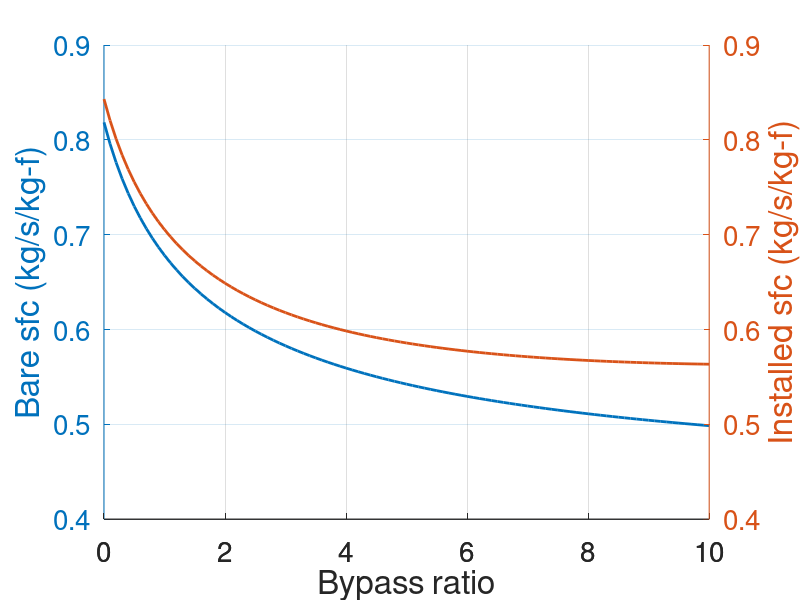

This figure's MATLAB source:
# ==============================================================================
# COMPARE SFC FOR BARE VS INSTALLED ENGINE
# ------------------------------------------------------------------------------
# Nicholas Cumpsty, Jet propulsion (2005), Cambridge University Press.
# Page 75, Exercise 7.2(a).
# ------------------------------------------------------------------------------
# Author: Srinivas Kirthy K.
# Date: 06/03/2026
# ==============================================================================

clear all
close all
clc

engineData    = importdata('enginePropValues_vs_bypassRatio.dat');

engineBypRatio        = engineData(:,64);
engineSfcBare         = engineData(:,73);

engineSfcInstalled    = (1.04+0.01*(engineBypRatio-1)).*engineSfcBare;

figure(1)
grid on
hold on
[hax, h1, h2] = plotyy(engineBypRatio,engineSfcBare,engineBypRatio,engineSfcInstalled)
set(hax,'Fontsize',20)
set([h1],'Linewidth',2)
set([h2],'Linewidth',2)
ylim(hax(1),[0.4 0.9])
ylim(hax(2),[0.4 0.9])
xlabel('Bypass ratio','Fontsize',24)
ylabel(hax(1),'Bare sfc (kg/s/kg-f)','Fontsize',24)
ylabel(hax(2),'Installed sfc (kg/s/kg-f)','Fontsize',24)
